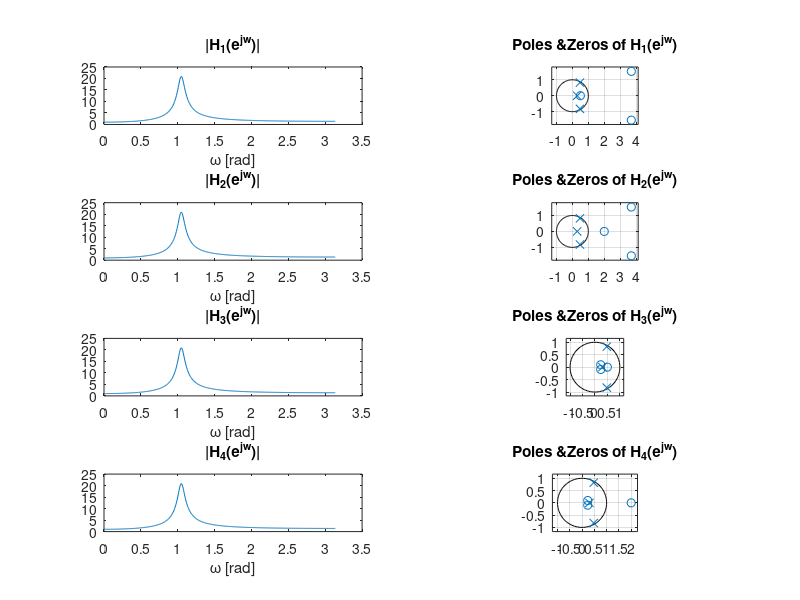
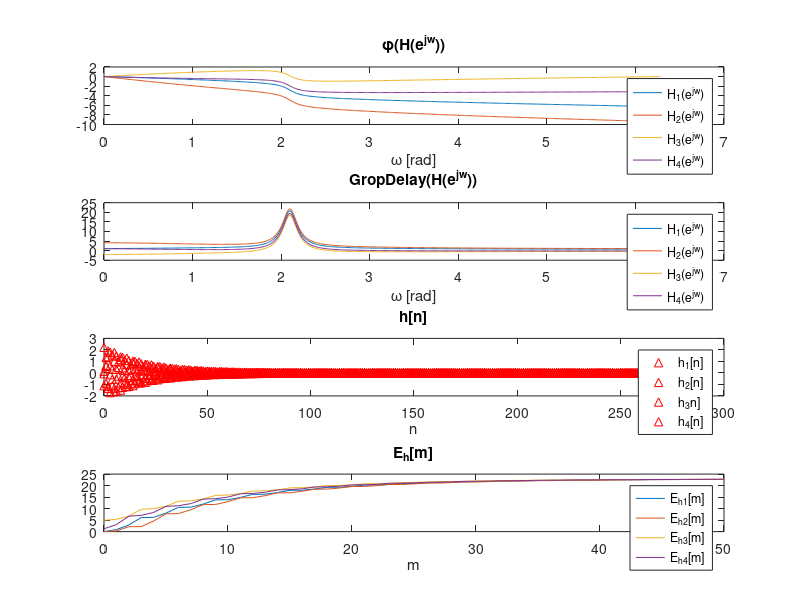

MATLAB code for these plots, in order:
close all;
clear all;
clc;
c= 0.7*2.82*10^(-3)/(0.5*9);
%---H1---
numerator1= c*poly([0.5 4*exp(1j*pi/3) 4*exp(-1j*pi/3)]);
denominator = poly([0.3 0.95*exp(1j*pi/8) 0.95*exp(-1j*pi/8)]);
H1= freqz(numerator1,denominator);
%---H2---
%the numerator is multiplied by 0.5 due to the change in representation of
%(1-a*z)-> -a*(z-1/a*)
%but the minus sign is irelevent in our case.
numerator2= c*0.5*poly([2 4*exp(1j*pi/3) 4*exp(-1j*pi/3)]); 
H2= freqz(numerator2,denominator);
%---H3---
numerator3= c*4*4*poly([0.5 (1/4)*exp(-1j*pi/3) (1/4)*exp(1j*pi/3)]);
H3= freqz(numerator3,denominator);
%---H4---
numerator4= c*4*4*0.5*poly([2 (1/4)*exp(-1j*pi/3) (1/4)*exp(1j*pi/3)]);
H4= freqz(numerator4,denominator);


%Trnasfer Functions
Z1 = [0.5 4*exp(1j*pi/8) 4*exp(-1j*pi/8)]';
P1 = [0.3 0.95*exp(1j*pi/3) 0.95*exp(-1j*pi/3)]';
K1 = 1/7.2;
K2 = K1 * (-0.5);
K3 = 16*K1;
K4 = 16*K2;
Z2 = [2 4*exp(1j*pi/8) 4*exp(-1j*pi/8)]';
Z3 = [0.5 1/(4*exp(1j*pi/8)) 1/(4*exp(-1j*pi/8))]';
Z4 = [2 1/(4*exp(1j*pi/8)) 1/(4*exp(-1j*pi/8))]';
P2 = P1;
P3 = P1;
P4 = P1;
% [a1,b1] = zp2tf(Z1, P1, K1);
% [a2,b2] = zp2tf(Z2, P2, K2);
% [a3,b3] = zp2tf(Z3, P3, K3);
% [a4,b4] = zp2tf(Z4, P4, K4);
% a = [a1 a2 a3 a4];
% b = [b1 b2 b3 b4];
[numerator1,denominator] = zp2tf(Z1, P1, K1);
[numerator2,] = zp2tf(Z2, P2, K2);
[numerator3,] = zp2tf(Z3, P3, K3);
[numerator4,] = zp2tf(Z4, P4, K4);

[H1,w1]= freqz(numerator1,denominator);
[H2,w2]= freqz(numerator2,denominator);
[H3,w3]= freqz(numerator3,denominator);
[H4,w4]= freqz(numerator4,denominator);




%Plot:
figure();
w= linspace (0,2*pi,length(H1));
H = [H1 H2 H3 H4];
W = [w1 w2 w3 w4];
Numerator = [numerator1.' numerator2.' numerator3.' numerator4.'];
i=1;
for lamda=1:4
    subplot(4,2,i)
    plot(W(:,lamda),abs(H(:,lamda)))
    title(sprintf('|H_%d(e^{jw})|',lamda));
    xlabel('\omega [rad]');
%     axis ([0 2*pi 0 0.2]);
    subplot(4,2,i+1)
    zplane(Numerator(:,lamda).',denominator);
    title(sprintf('Poles &Zeros of H_%d(e^{jw})',lamda));
    i=i+2;
end

figure();
for i=1:4
    subplot(4,1,i)
    for lamda=1:4
        switch i
            case 1   
                plot(w,unwrap(angle(H(:,lamda))));
                title('\phi(H(e^{jw}))');
                xlabel('\omega [rad]');
                legend('H_1(e^{jw})','H_2(e^{jw})','H_3(e^{jw})','H_4(e^{jw})');
                hold on;
            case 2
                plot(w,grpdelay(Numerator(:,lamda).',denominator));
                title('GropDelay(H(e^{jw}))');
                xlabel('\omega [rad]');
                legend('H_1(e^{jw})','H_2(e^{jw})','H_3(e^{jw})','H_4(e^{jw})');
                hold on;
            case 3
                impz(Numerator(:,lamda).',denominator);
                title('h[n]');
                xlabel('n');
                legend('h_1[n]','h_2[n]','h_3n]','h_4[n]');
                hold on;
            otherwise
                [h,n] = impz(Numerator(:,lamda).',denominator);
                for m=1:51
                    E(m)= sum((h(1:m).^2));
                end
              
                plot([0:50],E);
                title('E_h[m]');
                xlabel('m');
                legend('E_h_1[m]','E_h_2[m]','E_h_3[m]','E_h_4[m]');
                hold on;
        end
    end

end

